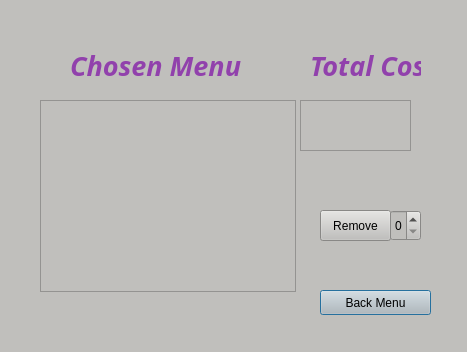
<?xml version="1.0" encoding="UTF-8"?>
<ui version="4.0">
 <class>show_chosen_menu</class>
 <widget class="QDialog" name="show_chosen_menu">
  <property name="geometry">
   <rect>
    <x>0</x>
    <y>0</y>
    <width>467</width>
    <height>352</height>
   </rect>
  </property>
  <property name="windowTitle">
   <string>Chosen Menu</string>
  </property>
  <property name="windowIcon">
   <iconset theme="applications-internet"/>
  </property>
  <property name="styleSheet">
   <string notr="true">background-color: rgb(192, 191, 188);</string>
  </property>
  <widget class="QListWidget" name="chosen_menu">
   <property name="geometry">
    <rect>
     <x>40</x>
     <y>100</y>
     <width>256</width>
     <height>192</height>
    </rect>
   </property>
   <property name="styleSheet">
    <string notr="true">color rgb(255, 255, 255);
color: rgb(237, 51, 59);</string>
   </property>
  </widget>
  <widget class="QLabel" name="label">
   <property name="geometry">
    <rect>
     <x>70</x>
     <y>40</y>
     <width>171</width>
     <height>51</height>
    </rect>
   </property>
   <property name="font">
    <font>
     <family>Ubuntu Condensed</family>
     <pointsize>20</pointsize>
     <italic>true</italic>
     <bold>true</bold>
    </font>
   </property>
   <property name="styleSheet">
    <string notr="true">color: rgb(145, 65, 172);
</string>
   </property>
   <property name="text">
    <string>Chosen Menu</string>
   </property>
  </widget>
  <widget class="QLabel" name="label_2">
   <property name="geometry">
    <rect>
     <x>310</x>
     <y>50</y>
     <width>111</width>
     <height>31</height>
    </rect>
   </property>
   <property name="font">
    <font>
     <family>Ubuntu Condensed</family>
     <pointsize>20</pointsize>
     <italic>true</italic>
     <bold>true</bold>
    </font>
   </property>
   <property name="styleSheet">
    <string notr="true">color: rgb(145, 65, 172);</string>
   </property>
   <property name="text">
    <string>Total Cost</string>
   </property>
  </widget>
  <widget class="QListWidget" name="aaaa">
   <property name="geometry">
    <rect>
     <x>300</x>
     <y>100</y>
     <width>111</width>
     <height>51</height>
    </rect>
   </property>
  </widget>
  <widget class="QPushButton" name="pushButton">
   <property name="geometry">
    <rect>
     <x>320</x>
     <y>290</y>
     <width>111</width>
     <height>25</height>
    </rect>
   </property>
   <property name="text">
    <string>Back Menu</string>
   </property>
  </widget>
  <widget class="QSpinBox" name="spinBox">
   <property name="geometry">
    <rect>
     <x>390</x>
     <y>210</y>
     <width>31</width>
     <height>31</height>
    </rect>
   </property>
  </widget>
  <widget class="QPushButton" name="pushButton_2">
   <property name="geometry">
    <rect>
     <x>320</x>
     <y>210</y>
     <width>71</width>
     <height>31</height>
    </rect>
   </property>
   <property name="text">
    <string>Remove</string>
   </property>
  </widget>
 </widget>
 <resources/>
 <connections/>
</ui>
